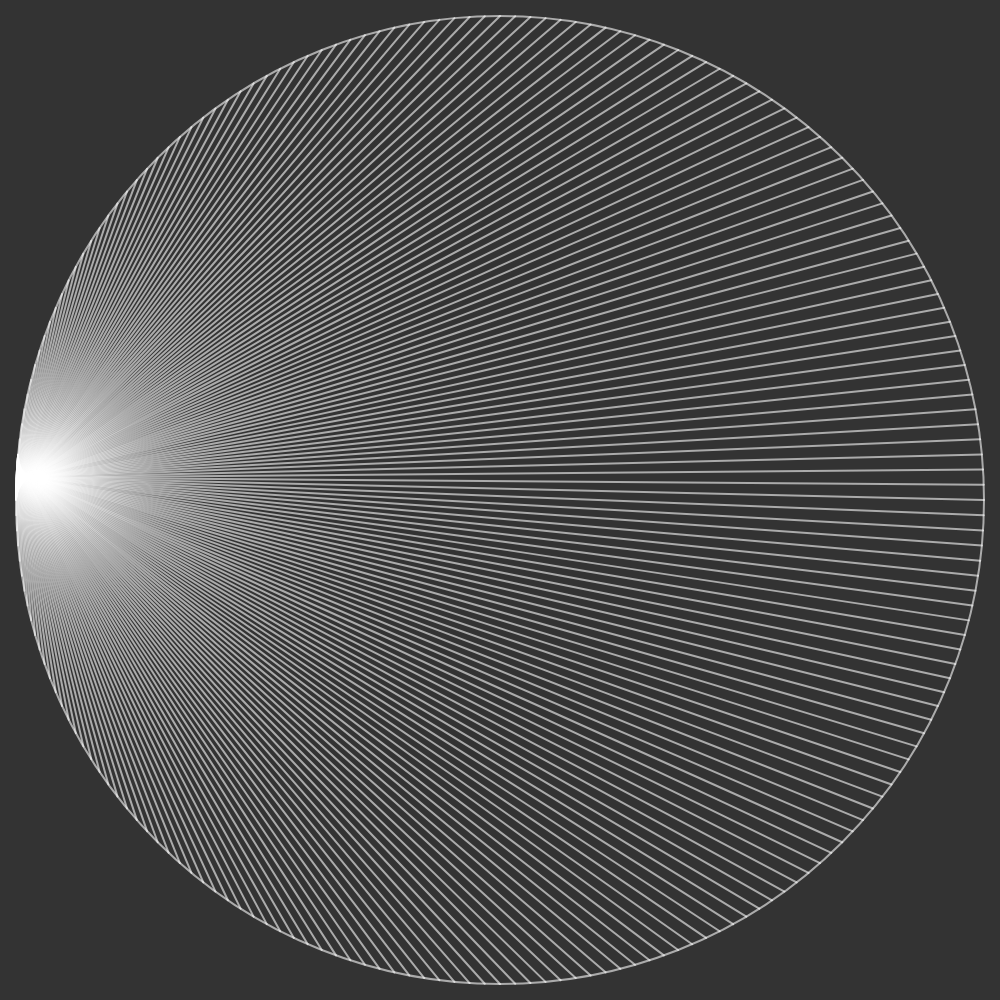
Frame 1 (no input)
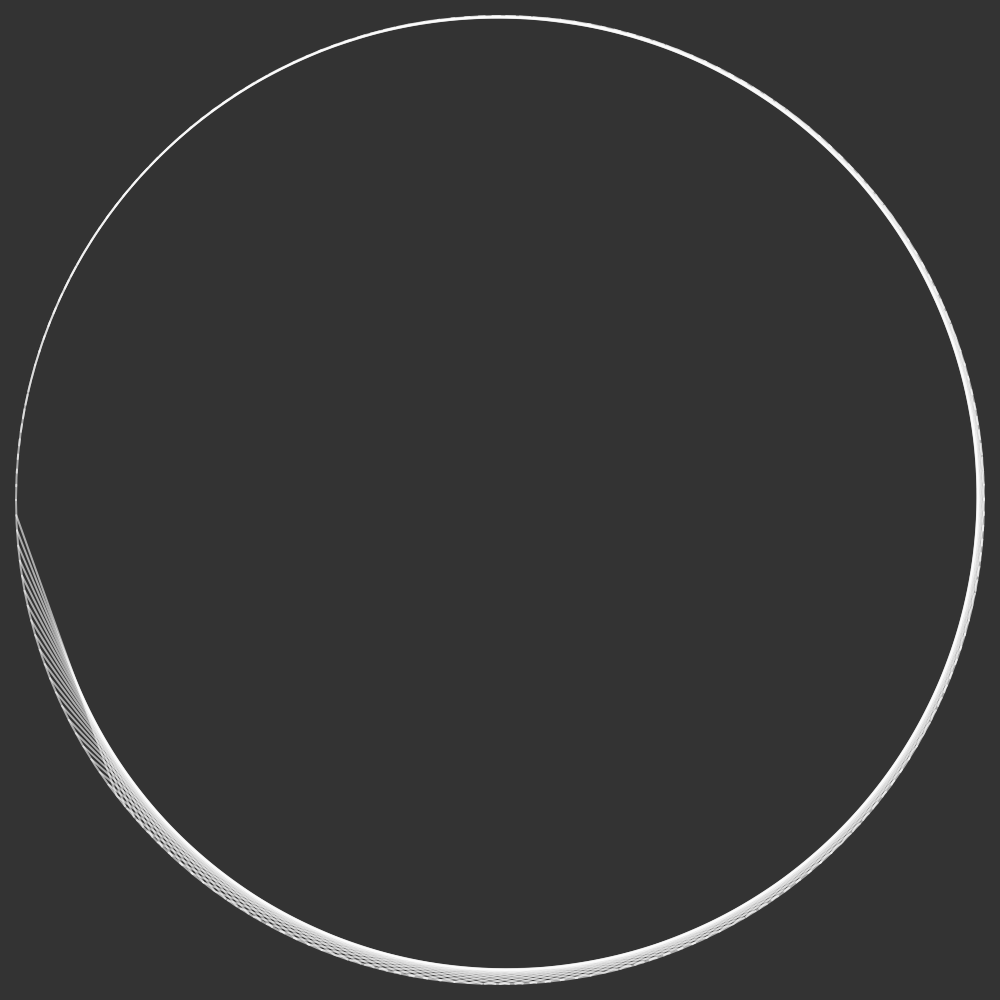
Frame 60 (no input)
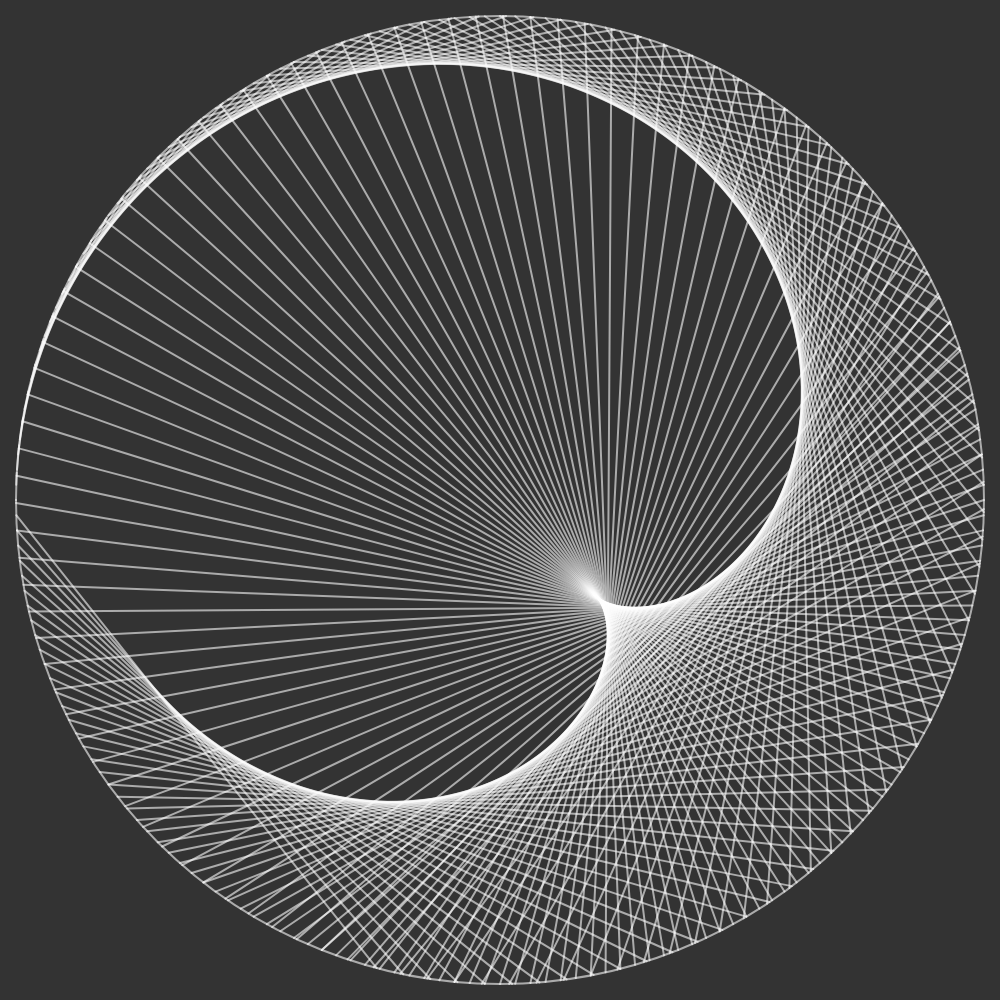
Frame 120 (the mouse pressed at the canvas centre since frame 60)

The p5.js sketch that drew these frames (run headless with seeded random() and noise() and a simulated clock; from frame 60 on, the mouse is pressed at the canvas centre):

// p5.js sketch
// ── sketch.js

// https://en.wikipedia.org/wiki/Cardioid
// https://ko.wikipedia.org/wiki/%EC%8B%AC%EC%9E%A5%ED%98%95

/*
    Visualize the 'mathematical heart' Cardioid using time tables calculations.

    - Cardioid

    A cardioid (from the Greek καρδία "heart") is a plane curve 
      traced by a point on the perimeter of a circle that is rolling around 
      a fixed circle of the same radius.

    
    - parametric representation

      x(phi) = 2 * a * (1 - cos(phi)) * cos(phi)
      y(phi) = 2 * a * (1 - cos(phi)) * sin(phi)
        where 0 <= phi < 2 * PI

    - polar coordinates

      r(phi) = 2 * a * (1 - cos(phi))

    - cartesian coordinates

      (x^2 + y^2)^2 + 4 * a * x * (x^2 + y^2) - 4 * a^2 * y^2 = 0
*/

const total = 200;
let r;
let factor = 0;


function setup() {
    const size = min(windowWidth, windowHeight);
    createCanvas(size, size);
    r = width / 2 - 16;
}

function getVector(index) {
    return p5.Vector.fromAngle(map(index % total, 0, total, 0, TWO_PI) + PI).mult(r);
}

function draw() {
    background(51);
    translate(width / 2, height / 2);

    const total = 200;
    factor += 0.015;

    stroke(255, 150);
    strokeWeight(2);
    noFill();
    circle(0, 0, r * 2);

    // for (let i = 0; i < total; i++) {
    //     const { x, y } = getVector(i);
    //     fill(255);
    //     circle(x, y, 16);
    // }

    for (let i = 0; i < total; i++) {
        const a = getVector(i);
        const b = getVector(i * factor);
        line(a.x, a.y, b.x, b.y);
    }
}
